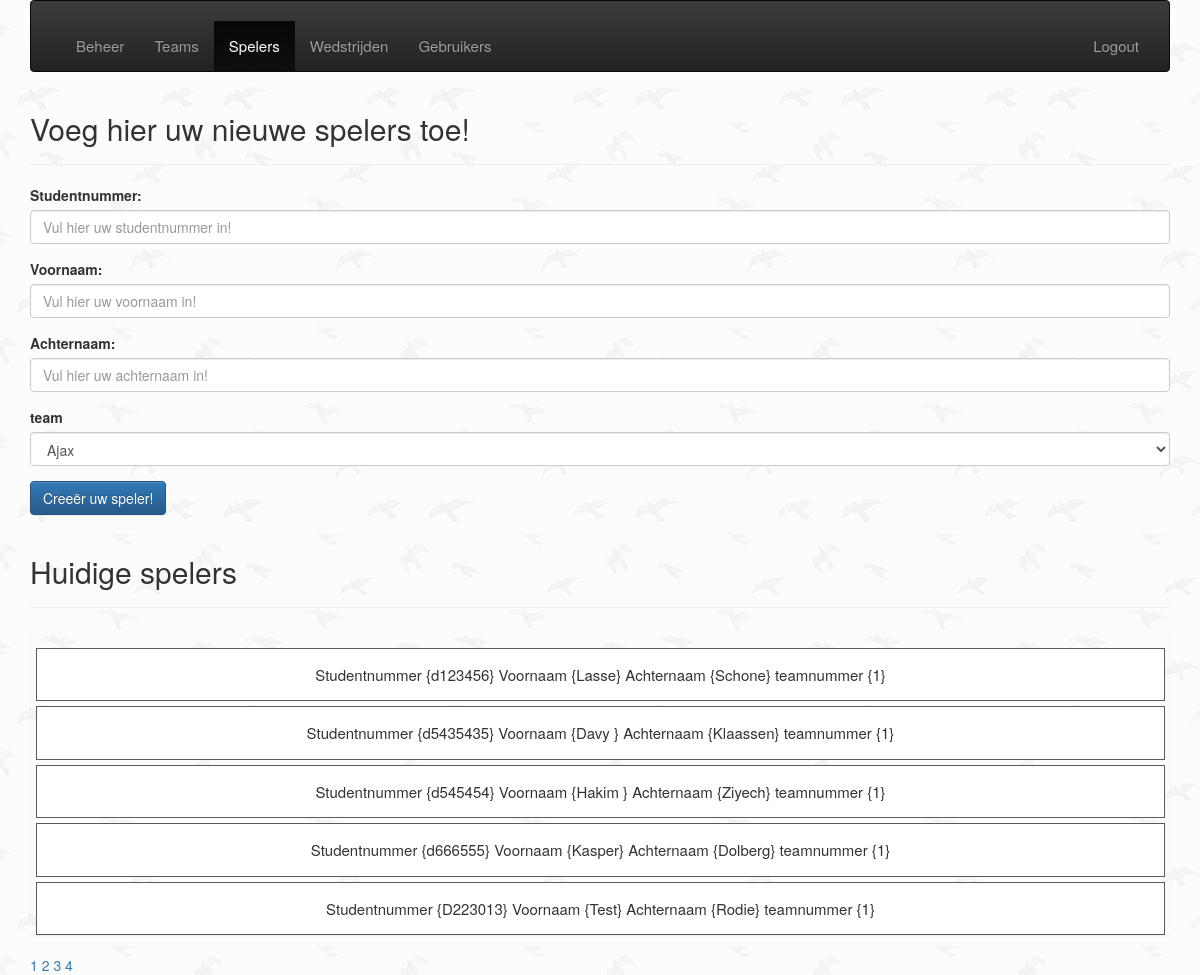
Page /admin/public/createPlayer.php (signed in) on the committed database.
### tables this page shows
CREATE TABLE `tbl_players` (
  `id` int(11) UNSIGNED NOT NULL,
  `student_id` varchar(10) NOT NULL,
  `team_id` int(11) UNSIGNED NOT NULL,
  `first_name` varchar(255) NOT NULL,
  `last_name` varchar(255) NOT NULL,
  `goals` int(4) DEFAULT '0',
  `created_at` datetime NOT NULL DEFAULT CURRENT_TIMESTAMP,
  `deleted_at` datetime DEFAULT NULL
);

### admin/public/createPlayer.php (the view, shortened to what this page needs)
    <?php
require ('header.php');
require ('../app/database.php');
?>
    <header class="page-header">
        <h2>Voeg hier uw nieuwe spelers toe!</h2>
    </header>
<section>
    <form action="../app/player_manager.php" method="POST" enctype="multipart/form-data">
        <div class="form-group">
            <label for="studentnummer">Studentnummer:</label>
            <input type="text" class="form-control" name="studentnummer" placeholder="Vul hier uw studentnummer in!">
        </div>
        <div class="form-group">
            <label for="voornaam">Voornaam:</label>
            <input type="text" class="form-control" name="voornaam" placeholder="Vul hier uw voornaam in!">
        </div>
        <div class="form-group">
            <label for="achternaam">Achternaam:</label>
            <input type="text" class="form-control" name="achternaam" placeholder="Vul hier uw achternaam in!">
        </div>
        <?php
        $teamsPlayers = $db_conn->prepare( "SELECT * FROM tbl_teams");
        $teamsPlayers->execute();
        $teamsPlayers = $teamsPlayers->fetchAll(PDO::FETCH_ASSOC);
        ?>
            <div class="form-group">
                <label for="teamnummer">team</label>
                <select  class="form-control" name="teamnummer">
                    <?php
                    foreach ($teamsPlayers as $teamsPlayer)
                    {
                      echo "<option value=".$teamsPlayer['id'].">
                            <p>".$teamsPlayer['name']."</p>
                            </option>";
                    }
                    ?>
                </select>
            </div>
            <div class="form-group">
            <input type="submit" value="Creeër uw speler!" class="btn btn-primary" name="register">
        </div>
    </form>
    <header class="page-header">
        <h2>Huidige spelers</h2>
    </header>
    <?php
    $page = isset($_GET['page'])?(int)$_GET['page'] : 1;
    $perPage = isset($_GET['per-page'])&& $_GET['per-page'] <=5 ?(int)$_GET['per-page'] : 5;
    $start = ($page > 1) ? ($page * $perPage) - $perPage : 0;
    $players = $db_conn->prepare ("SELECT SQL_CALC_FOUND_ROWS * FROM tbl_players ORDER BY team_id ASC LIMIT {$start},{$perPage}");
    $players->execute();
    $players = $players->fetchAll(PDO::FETCH_ASSOC);
    $total = $db_conn->query("SELECT FOUND_ROWS() as total")->fetch()['total'];
    $pages = ceil($total /$perPage);
    ?>
    <ul class="list-group">
        <?php
        foreach ($players as $player)
        {
            echo "<ul class=\"game-item\">
                          <form action=\"adjust_player.php\" method=\"POST\">
                          <input type=\"hidden\" name=\"adjust\" value=\"{$player['id']}\">
                          <input class=\"adjust\" type=\"submit\" value=\"adjust\">
                             </form>
                          <li>Studentnummer {{$player['student_id']}}   Voornaam {{$player['first_name']}} Achternaam {{$player['last_name']}}
                          teamnummer {{$player['team_id']}}</li>
                          <form action=\"../app/delete_player_manager.php\" method=\"POST\">
                          <input type=\"hidden\" name=\"delete\" value=\"{$player['id']}\">
                          <input class=\"delete\" type=\"submit\" value=\"delete\">
                          </form>
                          </ul>";
        }
        ?>
    </ul>
    <div class="pagenation">
<?php  for ($x =1; $x <= $pages; $x++) :?>
    <a href="?page=<?php echo $x; ?>&per-page=<?php echo $perPage ?>"><?php  echo $x; ?></a>
<?php endfor; ?>
    </div>
</section>
<?php
 require ('footer.php');
?>

### admin/css/main.css (style rules this page uses)
ul { padding-top: 20px; list-style-type: none; }
li { font-size: 15px; }
body { background: url("../img/bg.png"); }
a { color: red; }
.game-item { padding: 15px; border: 1px solid rgb(90, 90, 90); margin: 0 5px 5px 6px; background: #FFF; position: relative; text-align: center; }

### rows in the picture
tbl_players: student "d123456", first_name "Lasse", last_name "Schone", team "1"
tbl_players: student "d5435435", first_name "Davy", last_name "Klaassen", team "1"
tbl_players: student "d545454", first_name "Hakim", last_name "Ziyech", team "1"
tbl_players: student "d666555", first_name "Kasper", last_name "Dolberg", team "1"
tbl_players: student "D223013", first_name "Test", last_name "Rodie", team "1"

### other values in the picture
$item['label'] "Beheer"
$item['label'] "Teams"
$item['label'] "Spelers"
$item['label'] "Wedstrijden"
$item['label'] "Gebruikers"
